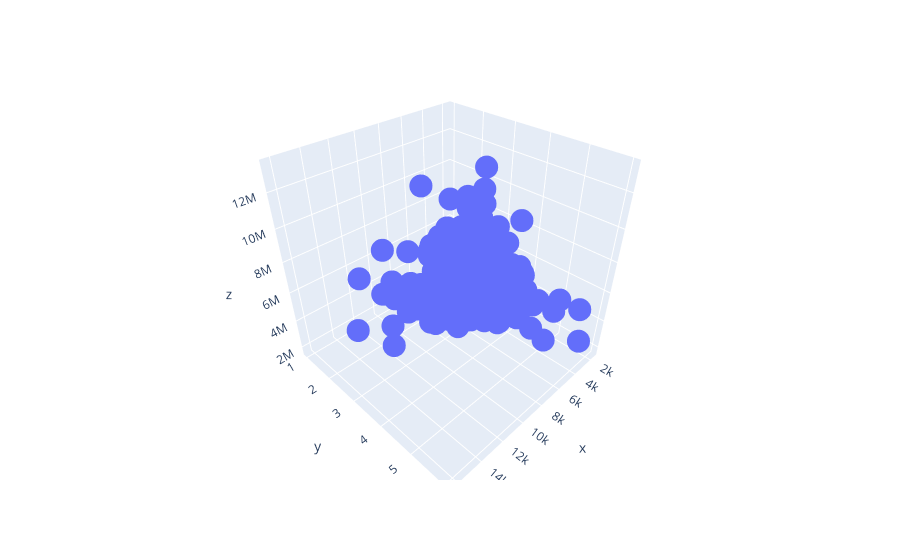
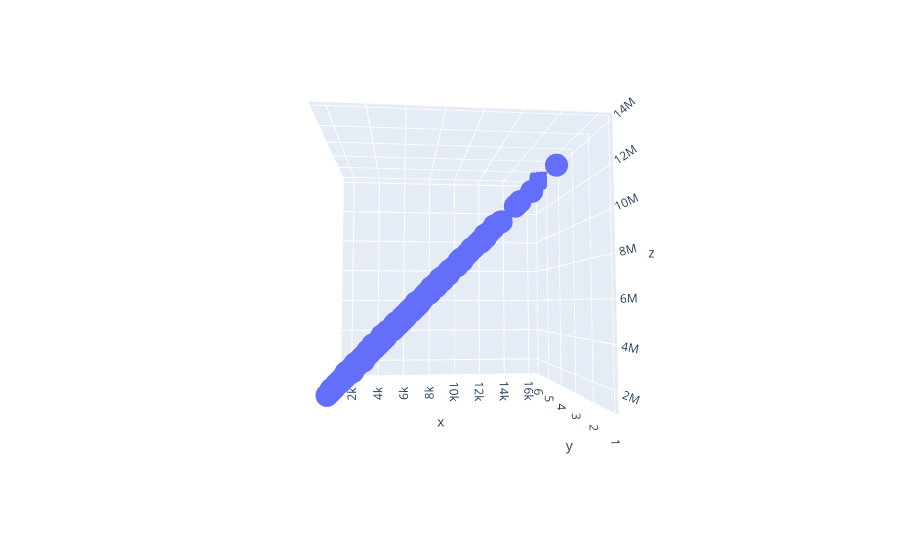

The notebook cell these images were saved under, in order:
### Code cell
fig1 = px.scatter_3d(x=X.x1, y=X.x2, z=y.reshape(-1))
fig1.show()

fig2 = px.scatter_3d(x=X.x1, y=X.x2, z=y_hat.reshape(-1))
fig2.show()

### Figure 1 — Plotly figure (JSON) as saved in the notebook; plotly's stock layout.template omitted (floating-point values rounded to 4 significant figures; data arrays with more than 128 entries replaced by an {"elided": "..."} marker saying what was removed)
{"data": [{"hovertemplate": "x=%{x}<br>y=%{y}<br>z=%{z}<extra></extra>", "legendgroup": "", "marker": {"color": "#636efa", "symbol": "circle"}, "mode": "markers", "name": "", "scene": "scene", "showlegend": false, "type": "scatter3d", "x": {"elided": "545 int values"}, "y": {"elided": "545 int values"}, "z": {"elided": "545 int values"}}], "layout": {"autosize": true, "legend": {"tracegroupgap": 0}, "margin": {"t": 60}, "scene": {"aspectmode": "auto", "aspectratio": {"x": 1, "y": 1, "z": 1}, "camera": {"center": {"x": 0, "y": 0, "z": 0}, "eye": {"x": 1.25, "y": 1.25, "z": 1.25}, "projection": {"type": "perspective"}, "up": {"x": 0, "y": 0, "z": 1}}, "domain": {"x": [0, 1], "y": [0, 1]}, "xaxis": {"title": {"text": "x"}, "type": "linear"}, "yaxis": {"title": {"text": "y"}, "type": "linear"}, "zaxis": {"title": {"text": "z"}, "type": "linear"}}}}

### Figure 2 — Plotly figure (JSON) as saved in the notebook; plotly's stock layout.template omitted (floating-point values rounded to 4 significant figures; data arrays with more than 128 entries replaced by an {"elided": "..."} marker saying what was removed)
{"data": [{"hovertemplate": "x=%{x}<br>y=%{y}<br>z=%{z}<extra></extra>", "legendgroup": "", "marker": {"color": "#636efa", "symbol": "circle"}, "mode": "markers", "name": "", "scene": "scene", "showlegend": false, "type": "scatter3d", "x": {"elided": "545 int values"}, "y": {"elided": "545 int values"}, "z": {"elided": "545 float values"}}], "layout": {"autosize": true, "legend": {"tracegroupgap": 0}, "margin": {"t": 60}, "scene": {"aspectmode": "auto", "aspectratio": {"x": 1, "y": 1, "z": 1}, "camera": {"center": {"x": 0, "y": 0, "z": 0}, "eye": {"x": -0.1998, "y": -2.106, "z": -0.1405}, "projection": {"type": "perspective"}, "up": {"x": 0, "y": 0, "z": 1}}, "domain": {"x": [0, 1], "y": [0, 1]}, "xaxis": {"title": {"text": "x"}, "type": "linear"}, "yaxis": {"title": {"text": "y"}, "type": "linear"}, "zaxis": {"title": {"text": "z"}, "type": "linear"}}}}
